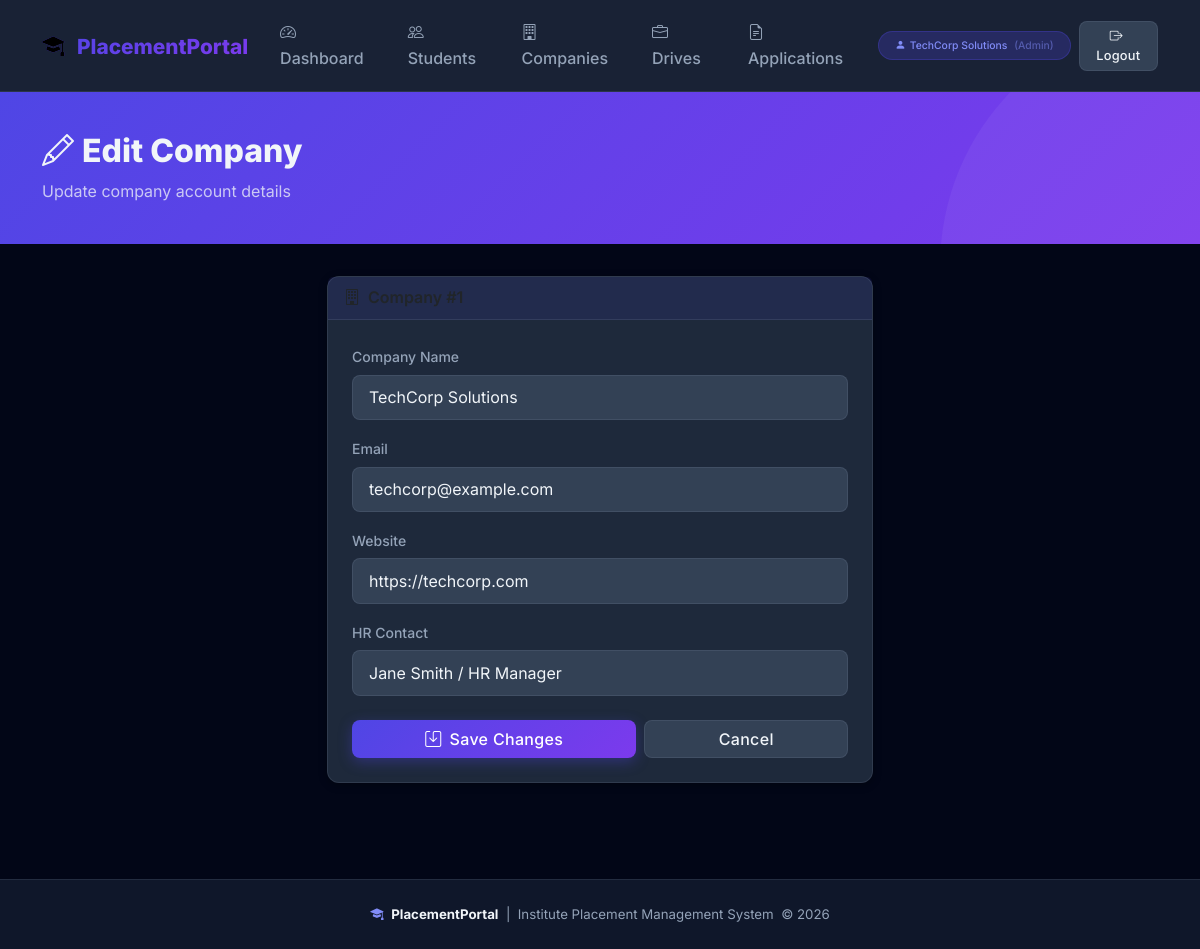
Page /admin/companies/edit/1 (signed in) on the committed database.
### tables this page shows
CREATE TABLE companies (
                id          INTEGER PRIMARY KEY AUTOINCREMENT,
                name        TEXT    NOT NULL,
                email       TEXT    NOT NULL UNIQUE,
                password    TEXT    NOT NULL,
                website     TEXT,
                hr_contact  TEXT,
                is_approved INTEGER NOT NULL DEFAULT 0,
                created_at  TEXT    NOT NULL DEFAULT (datetime('now'))
            );

### app.py (the view, shortened to what this page needs)
@app.route('/admin/companies/edit/<int:cid>', methods=['GET', 'POST'])
@login_required_admin
def admin_edit_company(cid):
    company = query_db("SELECT * FROM companies WHERE id = ?", [cid], one=True)
    if not company:
        flash('Company not found.', 'danger')
        return redirect(url_for('admin_companies'))
    return render_template('admin/edit_company.html', company=company)

### app.py (called while the page is built)
def get_db():
    if 'db' not in g:
        g.db = sqlite3.connect(DATABASE)
        g.db.row_factory = sqlite3.Row
        g.db.execute("PRAGMA foreign_keys = ON")
    return g.db

def query_db(query, args=(), one=False):
    cur = get_db().execute(query, args)
    rv = cur.fetchall()
    cur.close()
    return (rv[0] if rv else None) if one else rv

def login_required(role):
    def decorator(f):
        @wraps(f)
        def decorated(*args, **kwargs):
            if session.get('role') != role:
                flash('Please log in to access that page.', 'warning')
                return redirect(url_for('login'))
            return f(*args, **kwargs)
        return decorated
    return decorator

@app.context_processor
def inject_now():
    return {'now': datetime.now()}

### templates/admin/edit_company.html (shortened to what this page needs)
{% extends "base.html" %}
{% block content %}
<div class="page-header">
  <div class="container">
    <h1><i class="bi bi-pencil me-2"></i>Edit Company</h1>
    <p class="mb-0 opacity-75">Update company account details</p>
  </div>
</div>
<div class="container pb-5">
  <div class="row justify-content-center">
    <div class="col-lg-6 col-md-8">
      <div class="card">
        <div class="card-header"><i class="bi bi-building me-2"></i>Company #{{ company.id }}</div>
        <div class="card-body p-4">
          <form method="POST">
            <div class="mb-3">
              <label class="form-label" for="ec_name">Company Name</label>
              <input type="text" name="name" id="ec_name" class="form-control"
                     value="{{ company.name }}" required/>
            </div>
            <div class="mb-3">
              <label class="form-label" for="ec_email">Email</label>
              <input type="email" name="email" id="ec_email" class="form-control"
                     value="{{ company.email }}" required/>
            </div>
            <div class="mb-3">
              <label class="form-label" for="ec_web">Website</label>
              <input type="url" name="website" id="ec_web" class="form-control"
                     value="{{ company.website or '' }}"/>
            </div>
            <div class="mb-4">
              <label class="form-label" for="ec_hr">HR Contact</label>
              <input type="text" name="hr_contact" id="ec_hr" class="form-control"
                     value="{{ company.hr_contact or '' }}"/>
            </div>
            <div class="d-flex gap-2">
              <button type="submit" class="btn btn-primary flex-fill">
                <i class="bi bi-save me-2"></i>Save Changes
              </button>
              <a href="{{ url_for('admin_companies') }}" class="btn btn-secondary flex-fill">Cancel</a>
            </div>
          </form>
        </div>
      </div>
    </div>
  </div>
</div>
{% endblock %}

### templates/base.html (shortened to what this page needs)
<!DOCTYPE html>
<html lang="en">
<head>
  <link rel="stylesheet" href="https://cdn.jsdelivr.net/npm/bootstrap@5.3.2/dist/css/bootstrap.min.css"/>
  <link rel="stylesheet" href="https://cdn.jsdelivr.net/npm/bootstrap-icons@1.11.3/font/bootstrap-icons.css"/>
  <link rel="stylesheet" href="{{ url_for('static', filename='css/style.css') }}"/>
</head>
<body>
{% if session.role %}
<nav class="navbar navbar-expand-lg sticky-top">
  <div class="container">
    <a class="navbar-brand" href="{{ url_for('index') }}">
      <i class="bi bi-mortarboard-fill me-2" style="font-size:1.4rem;-webkit-text-fill-color:initial;"></i>
      PlacementPortal
    </a>
    <div class="collapse navbar-collapse" id="navMain">
      <ul class="navbar-nav ms-auto align-items-lg-center gap-1">
        {% if session.role == 'admin' %}
          <li class="nav-item"><a class="nav-link" href="{{ url_for('admin_dashboard') }}"><i class="bi bi-speedometer2 me-1"></i>Dashboard</a></li>
          <li class="nav-item"><a class="nav-link" href="{{ url_for('admin_students') }}"><i class="bi bi-people me-1"></i>Students</a></li>
          <li class="nav-item"><a class="nav-link" href="{{ url_for('admin_companies') }}"><i class="bi bi-building me-1"></i>Companies</a></li>
          <li class="nav-item"><a class="nav-link" href="{{ url_for('admin_drives') }}"><i class="bi bi-briefcase me-1"></i>Drives</a></li>
          <li class="nav-item"><a class="nav-link" href="{{ url_for('admin_applications') }}"><i class="bi bi-file-earmark-text me-1"></i>Applications</a></li>
        {% elif session.role == 'company' %}
          <li class="nav-item"><a class="nav-link" href="{{ url_for('company_dashboard') }}"><i class="bi bi-speedometer2 me-1"></i>Dashboard</a></li>
          <li class="nav-item"><a class="nav-link" href="{{ url_for('company_create_drive') }}"><i class="bi bi-plus-circle me-1"></i>New Drive</a></li>
        {% elif session.role == 'student' %}
          <li class="nav-item"><a class="nav-link" href="{{ url_for('student_dashboard') }}"><i class="bi bi-speedometer2 me-1"></i>Dashboard</a></li>
          <li class="nav-item"><a class="nav-link" href="{{ url_for('student_profile') }}"><i class="bi bi-person-circle me-1"></i>Profile</a></li>
        {% endif %}
        <li class="nav-item ms-2">
          <span class="badge rounded-pill px-3 py-2" style="background:rgba(79,70,229,0.25);color:#818cf8;border:1px solid rgba(79,70,229,0.3);">
            <i class="bi bi-person-fill me-1"></i>{{ session.user_name }}
            <span class="ms-1 opacity-50">({{ session.role|capitalize }})</span>
          </span>
        </li>
        <li class="nav-item">
          <a class="btn btn-sm btn-secondary ms-1" href="{{ url_for('logout') }}">
            <i class="bi bi-box-arrow-right me-1"></i>Logout
          </a>
        </li>
      </ul>
    </div>
  </div>
</nav>
{% endif %}
{% block content %}{% endblock %}
{% if session.role %}
<footer class="mt-5 py-4" style="border-top:1px solid var(--border);background:var(--dark);">
  <div class="container text-center" style="color:var(--text-secondary);font-size:0.83rem;">
    <i class="bi bi-mortarboard-fill me-1" style="color:var(--primary-light);"></i>
    <strong style="color:var(--text-primary);">PlacementPortal</strong> &nbsp;|&nbsp;
    Institute Placement Management System &nbsp;&copy; {{ now.year }}
  </div>
</footer>
{% endif %}
</body>
</html>

### static/css/style.css (style rules this page uses)
:root { --primary: #4f46e5; --primary-dark: #3730a3; --primary-light: #818cf8; --secondary: #7c3aed; --accent: #06b6d4; --success: #10b981; --warning: #f59e0b; --danger: #ef4444; --dark: #0f172a; --darker: #020617; --surface: #1e293b; --surface-2: #334155; --text-primary: #f1f5f9; --text-secondary: #94a3b8; --border: rgba(148, 163, 184, 0.15); --glass: rgba(30, 41, 59, 0.85); --gradient-primary: linear-gradient(135deg, #4f46e5 0%, #7c3aed 100%); --gradient-accent: linear-gradient(135deg, #06b6d4 0%, #4f46e5 100%); --gradient-success: linear-gradient(135deg, #10b981 0%, #06b6d4 100%); --shadow-sm: 0 2px 8px rgba(0,0,0,0.3); --shadow-md: 0 8px 24px rgba(0,0,0,0.4); --shadow-lg: 0 16px 48px rgba(0,0,0,0.5); --radius: 12px; --radius-lg: 20px; }
* { box-sizing: border-box; }
body { font-family: 'Inter', sans-serif; background-color: var(--darker); color: var(--text-primary); min-height: 100vh; line-height: 1.6; }
.navbar { background: var(--glass) !important; backdrop-filter: blur(20px); border-bottom: 1px solid var(--border); padding: 0.75rem 0; }
.navbar-brand { font-weight: 800; font-size: 1.3rem; background: var(--gradient-primary); -webkit-background-clip: text; -webkit-text-fill-color: transparent; background-clip: text; }
.nav-link { color: var(--text-secondary) !important; font-weight: 500; transition: color 0.2s; padding: 0.5rem 1rem !important; border-radius: 8px; }
.nav-item .badge { font-size: 0.65rem; }
.page-header { background: var(--gradient-primary); padding: 2.5rem 0; margin-bottom: 2rem; position: relative; overflow: hidden; }
.page-header::before { content: ''; position: absolute; top: -50%; right: -20%; width: 500px; height: 500px; background: rgba(255,255,255,0.05); border-radius: 50%; }
.page-header h1 { font-weight: 800; font-size: 2rem; }
.page-header p { opacity: 0.85; }
.card { background: var(--surface) !important; border: 1px solid var(--border) !important; border-radius: var(--radius) !important; box-shadow: var(--shadow-sm); transition: transform 0.25s, box-shadow 0.25s; }
.card-header { background: rgba(79,70,229,0.1) !important; border-bottom: 1px solid var(--border) !important; font-weight: 600; }
.form-control, .form-select { background: var(--surface-2) !important; border: 1px solid var(--border) !important; color: var(--text-primary) !important; border-radius: 8px !important; padding: 0.6rem 1rem; transition: border-color 0.2s, box-shadow 0.2s; }
.form-control::placeholder { color: var(--text-secondary) !important; opacity: 0.6; }
.form-label { font-weight: 500; color: var(--text-secondary); font-size: 0.875rem; margin-bottom: 0.4rem; }
.btn { font-weight: 500; border-radius: 8px !important; transition: all 0.2s; letter-spacing: 0.02em; }
.btn-primary { background: var(--gradient-primary) !important; border: 0 !important; box-shadow: 0 4px 14px rgba(79,70,229,0.35); }
.btn-secondary { background: var(--surface-2) !important; border: 1px solid var(--border) !important; color: var(--text-primary) !important; }
.btn-sm { font-size: 0.8rem; padding: 0.3rem 0.75rem; }
.badge { font-weight: 500; padding: 0.4em 0.8em; border-radius: 6px; font-size: 0.78rem; }

### rows in the picture
companies: user_name "TechCorp Solutions", name "TechCorp Solutions", email "techcorp@example.com", website "https://techcorp.com", hr_contact "Jane Smith / HR Manager"

### other values in the picture
{{ session.role|capitalize }} "Admin"
